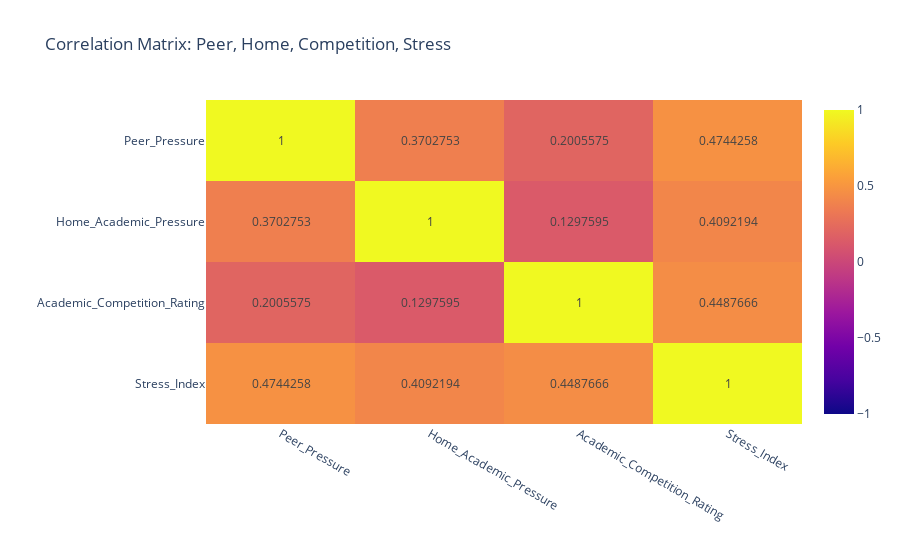

This figure's notebook cell:
### Markdown cell above
***
# Visualization 5: Correlation Heatmap

### Code cell
num_cols = ["Peer_Pressure","Home_Academic_Pressure","Academic_Competition_Rating","Stress_Index"]
corr = df[num_cols].corr()

fig = px.imshow(
    corr, text_auto=True, aspect="auto",
    title="Correlation Matrix: Peer, Home, Competition, Stress",
    zmin=-1, zmax=1
)
fig.update_layout(xaxis_title="", yaxis_title="")
fig.show()

### Figure 1 — Plotly figure (JSON) as saved in the notebook; plotly's stock layout.template omitted (floating-point values rounded to 4 significant figures)
{"data": [{"coloraxis": "coloraxis", "hovertemplate": "x: %{x}<br>y: %{y}<br>color: %{z}<extra></extra>", "name": "0", "texttemplate": "%{z}", "type": "heatmap", "x": ["Peer_Pressure", "Home_Academic_Pressure", "Academic_Competition_Rating", "Stress_Index"], "xaxis": "x", "y": ["Peer_Pressure", "Home_Academic_Pressure", "Academic_Competition_Rating", "Stress_Index"], "yaxis": "y", "z": [[1, 0.3703, 0.2006, 0.4744], [0.3703, 1, 0.1298, 0.4092], [0.2006, 0.1298, 1, 0.4488], [0.4744, 0.4092, 0.4488, 1]]}], "layout": {"coloraxis": {"cmax": 1, "cmin": -1, "colorscale": [[0, "#0d0887"], [0.1111, "#46039f"], [0.2222, "#7201a8"], [0.3333, "#9c179e"], [0.4444, "#bd3786"], [0.5556, "#d8576b"], [0.6667, "#ed7953"], [0.7778, "#fb9f3a"], [0.8889, "#fdca26"], [1, "#f0f921"]]}, "title": {"text": "Correlation Matrix: Peer, Home, Competition, Stress"}, "xaxis": {"anchor": "y", "domain": [0, 1], "title": {"text": ""}}, "yaxis": {"anchor": "x", "autorange": "reversed", "domain": [0, 1], "title": {"text": ""}}}}
